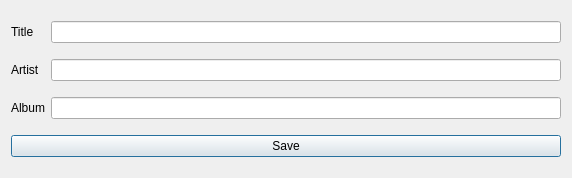
<?xml version="1.0" encoding="UTF-8"?>
<ui version="4.0">
 <class>TagWindow</class>
 <widget class="QDialog" name="TagWindow">
  <property name="geometry">
   <rect>
    <x>0</x>
    <y>0</y>
    <width>572</width>
    <height>178</height>
   </rect>
  </property>
  <property name="windowTitle">
   <string>Tags editor</string>
  </property>
  <layout class="QGridLayout" name="gridLayout">
   <item row="0" column="0">
    <widget class="QLabel" name="titleLabel">
     <property name="text">
      <string>Title</string>
     </property>
    </widget>
   </item>
   <item row="0" column="1">
    <widget class="QLineEdit" name="titleEdit"/>
   </item>
   <item row="1" column="0">
    <widget class="QLabel" name="artistLabel">
     <property name="text">
      <string>Artist</string>
     </property>
    </widget>
   </item>
   <item row="1" column="1">
    <widget class="QLineEdit" name="artistEdit"/>
   </item>
   <item row="2" column="0">
    <widget class="QLabel" name="albumLabel">
     <property name="text">
      <string>Album</string>
     </property>
    </widget>
   </item>
   <item row="2" column="1">
    <widget class="QLineEdit" name="albumEdit"/>
   </item>
   <item row="3" column="0" colspan="2">
    <widget class="QPushButton" name="saveButton">
     <property name="text">
      <string>Save</string>
     </property>
    </widget>
   </item>
  </layout>
 </widget>
 <resources/>
 <connections/>
</ui>
